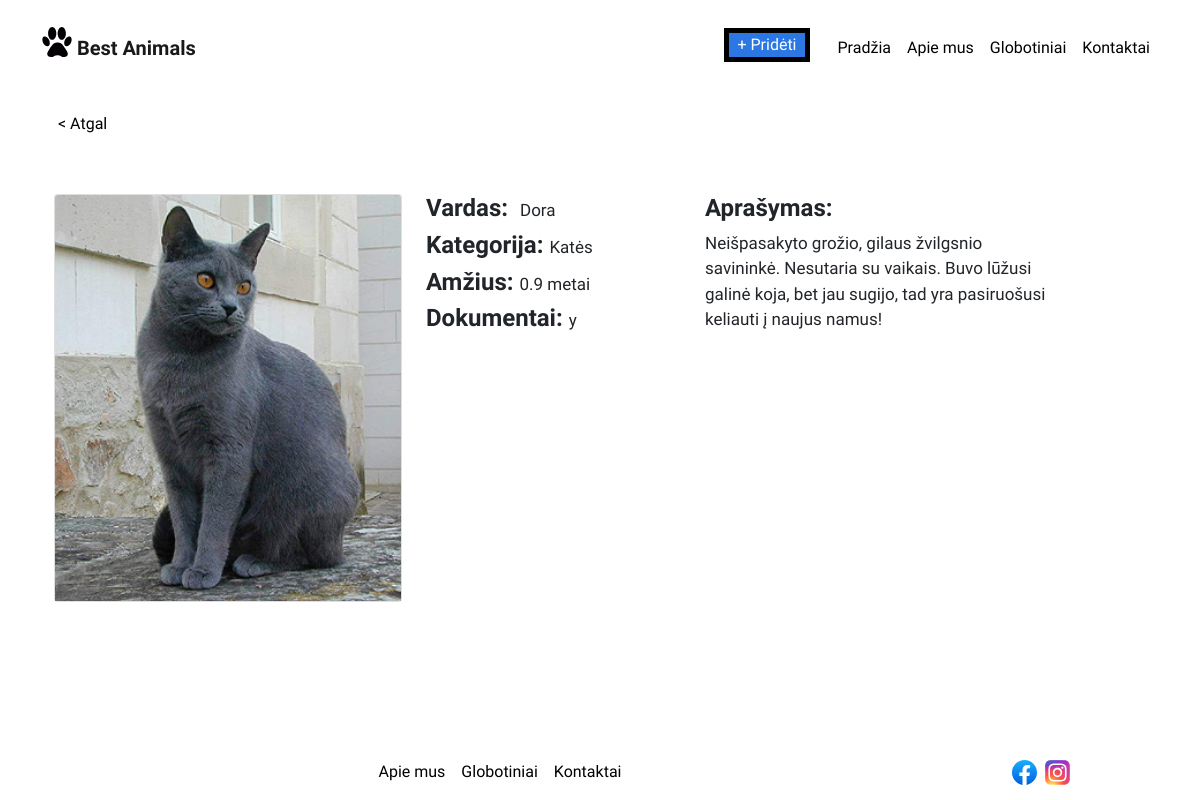
/puslapis/aprasymas.php?id=12, run on an earlier commit of the app's database.
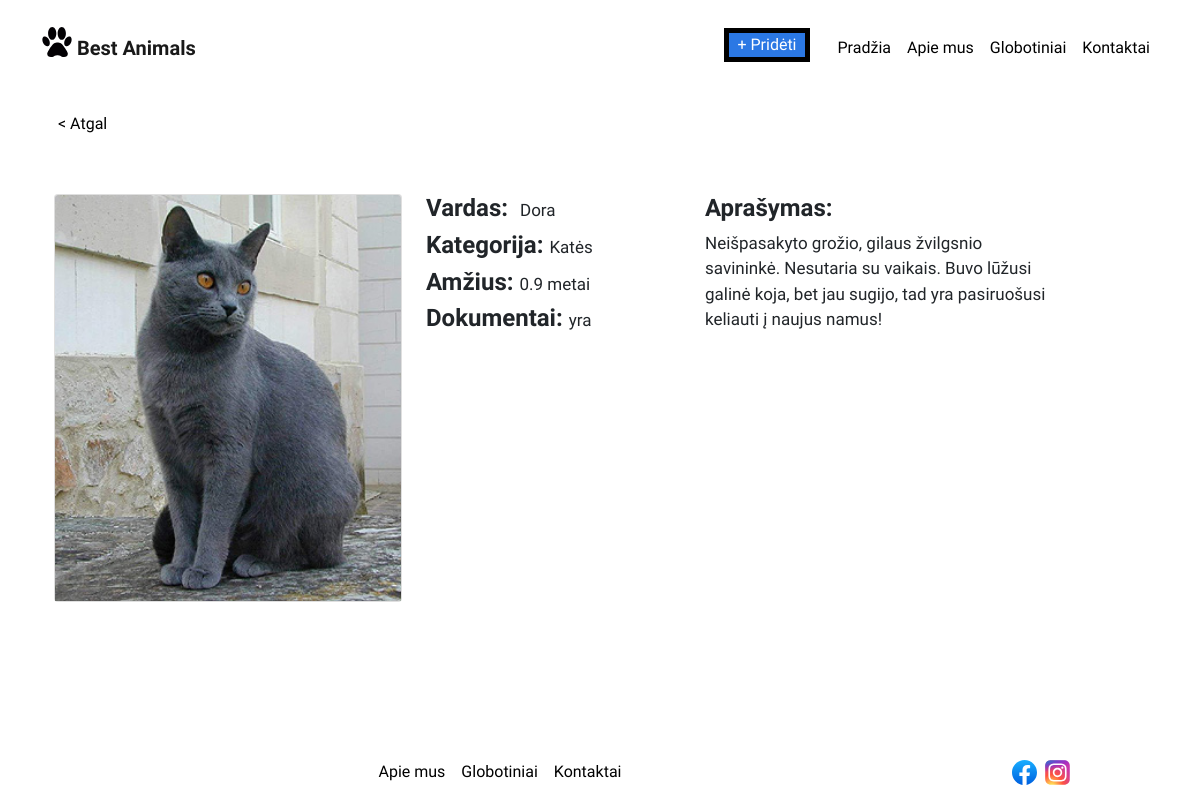
And on a later commit of the database.
### tables this page shows
CREATE TABLE `gyvunai` (
  `gyvuno_id` int(40) NOT NULL,
  `vartotojo_id` int(40) NOT NULL,
  `kategorijos_id` int(40) NOT NULL,
  `vardas` varchar(50) NOT NULL,
  `amzius` date NOT NULL,
  `dokumentacija` varchar(10) NOT NULL,
  `aprasymas` varchar(800) NOT NULL,
  `foto_url` varchar(100) NOT NULL
);

CREATE TABLE `kategorijos` (
  `kategorijos_id` int(40) NOT NULL,
  `kategorija` varchar(40) NOT NULL
);

### puslapis/aprasymas.php (the view, shortened to what this page needs)
<?php
$connect = getDBConnection();
$query = "SELECT * FROM gyvunai,kategorijos WHERE gyvunai.kategorijos_id = kategorijos.kategorijos_id AND gyvuno_id= " . $_GET['id'] ;
$statement = $connect->prepare($query);
$statement->execute();
$result = $statement->fetchAll();
foreach ($result as $row) {
  $skelbimas[] = $row;
  $d1 = strtotime($skelbimas[0]["amzius"]);
  $d2 = strtotime("now");
  $totalSecondsDiff = abs($d1 - $d2);
  $amzius = round($totalSecondsDiff / 60 / 60 / 24 / 365, 1);
} ?>
<!DOCTYPE html>
<html>
<head>
  <link href="https://cdn.jsdelivr.net/npm/bootstrap@5.1.3/dist/css/bootstrap.min.css" rel="stylesheet">
  <link href="./custom.css" rel='stylesheet'>
</head>
<body class="d-flex flex-column min-vh-100">
  <nav class="navbar navbar-expand-md navbar-light">
    <div class="container position-static">
      <a class="navbar-brand " href="./">
        <img src="./img/peda.svg" alt="..." height="30"> Best Animals
      </a>
      <div class="collapse navbar-collapse" id="navbarSupportedContent">
        <ul class="navbar-nav ms-auto ">
          <li class="nav-item">
            <a class="nav-link prideti " href="./prideti.php">+ Pridėti</a>
          </li>
          <li class="nav-item">
            <a class="nav-link " href="./">Pradžia</a>
          </li>
          <li class="nav-item">
            <a class="nav-link" href="./apie_mus.html">Apie mus</a>
          </li>
          <li class="nav-item">
            <a class="nav-link" href="./globotiniai.php">Globotiniai</a>
          </li>
          <li class="nav-item">
            <a class="nav-link" href="./kontaktai.html">Kontaktai</a>
          </li>
        </ul>
      </div>
    </div>
  </nav>
  <main class="container py-5">
    <a class="nav-link " href="javascript:javascript:history.go(-1)">
      < Atgal</a>
        <div style="height:50px"> </div>
        <div class="row" data-masonry="{&quot;percentPosition&quot;: true } ">
          <div class="col-sm-6 col-lg-4">
            <div class="card">
              <img class="bd-placeholder-img card-img-top" src="./img/skelbimu_img/<?php echo $skelbimas[0]["foto_url"]; ?>" alt="..." width="100%">
            </div>
          </div>
          <div class="col-sm-6 col-lg-3">
            <h4><b>Vardas:</b>&nbsp; <span class="stiliusf"><?php echo  $skelbimas[0]["vardas"]; ?></span></h4>
            <h4><b>Kategorija:</b>&nbsp;<span class="stiliusf"><?php echo  $skelbimas[0]["kategorija"]; ?></span></h4>
            <h4><b>Amžius:</b>&nbsp;<span class="stiliusf"><?php echo  $amzius  . " metai"; ?></h4>
            <h4><b>Dokumentai:</b>&nbsp;<span class="stiliusf"><?php echo  $skelbimas[0]["dokumentacija"]; ?></span></h4>
          </div>
          <div class="col-sm-6 col-lg-4">
            <h4><b>Aprašymas:</b></h4>
            <span class="stiliusf"> <?php echo  $skelbimas[0]["aprasymas"]; ?></span>
          </div>
        </div>
  </main>
  <div class="row mt-auto">
    <div class="col my-auto col-6-offset">
      <nav class="navbar navbar-expand-sm navbar-light ">
        <div class="container">
          <ul class="navbar-nav mx-auto ">
            <li class="nav-item">
              <a class="nav-link " href="./apie_mus.html">Apie mus</a>
            </li>
            <li class="nav-item">
              <a class="nav-link" href="./globotiniai.php">Globotiniai</a>
            </li>
            <li class="nav-item">
              <a class="nav-link" href="./kontaktai.html">Kontaktai</a>
            </li>
          </ul>
        </div>
      </nav>
    </div>
    <div class="col-4 col-sm-2 my-auto col-12-offset">
      <img src="./img/facebook.svg" alt="..." height="25"> &nbsp;<img src="./img/instagram.svg" alt="..." height="25">
    </div>
  </div>
</body>
</html>

What changed in the data, as far as the page shows it:
changed gyvunai "Dora": dokumentacija "y" → "yra"
